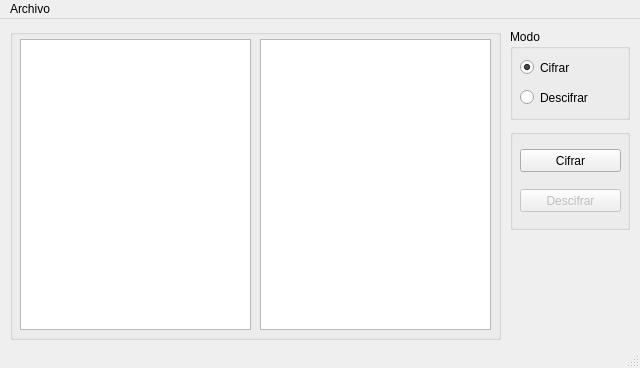
<?xml version="1.0" encoding="UTF-8"?>
<ui version="4.0">
 <class>MainWindow</class>
 <widget class="QMainWindow" name="MainWindow">
  <property name="geometry">
   <rect>
    <x>0</x>
    <y>0</y>
    <width>640</width>
    <height>368</height>
   </rect>
  </property>
  <property name="windowTitle">
   <string>Programa 04</string>
  </property>
  <widget class="QWidget" name="centralwidget">
   <widget class="QGroupBox" name="groupBox">
    <property name="geometry">
     <rect>
      <x>10</x>
      <y>10</y>
      <width>491</width>
      <height>311</height>
     </rect>
    </property>
    <property name="title">
     <string/>
    </property>
    <widget class="QPlainTextEdit" name="plainTextEdit_normal">
     <property name="geometry">
      <rect>
       <x>10</x>
       <y>10</y>
       <width>231</width>
       <height>291</height>
      </rect>
     </property>
     <property name="font">
      <font>
       <family>Arial</family>
       <pointsize>10</pointsize>
      </font>
     </property>
    </widget>
    <widget class="QPlainTextEdit" name="plainTextEdit_coded">
     <property name="enabled">
      <bool>true</bool>
     </property>
     <property name="geometry">
      <rect>
       <x>250</x>
       <y>10</y>
       <width>231</width>
       <height>291</height>
      </rect>
     </property>
     <property name="font">
      <font>
       <family>Arial</family>
       <pointsize>10</pointsize>
      </font>
     </property>
     <property name="accessibleName">
      <string/>
     </property>
     <property name="readOnly">
      <bool>true</bool>
     </property>
    </widget>
   </widget>
   <widget class="QGroupBox" name="groupBox_2">
    <property name="geometry">
     <rect>
      <x>510</x>
      <y>10</y>
      <width>120</width>
      <height>91</height>
     </rect>
    </property>
    <property name="title">
     <string>Modo</string>
    </property>
    <widget class="QRadioButton" name="radioButton_encode">
     <property name="geometry">
      <rect>
       <x>10</x>
       <y>30</y>
       <width>82</width>
       <height>17</height>
      </rect>
     </property>
     <property name="text">
      <string>Cifrar</string>
     </property>
     <property name="checked">
      <bool>true</bool>
     </property>
    </widget>
    <widget class="QRadioButton" name="radioButton_decode">
     <property name="geometry">
      <rect>
       <x>10</x>
       <y>60</y>
       <width>82</width>
       <height>17</height>
      </rect>
     </property>
     <property name="text">
      <string>Descifrar</string>
     </property>
    </widget>
   </widget>
   <widget class="QGroupBox" name="groupBox_3">
    <property name="geometry">
     <rect>
      <x>510</x>
      <y>110</y>
      <width>120</width>
      <height>101</height>
     </rect>
    </property>
    <property name="title">
     <string/>
    </property>
    <widget class="QPushButton" name="pushButton_encode">
     <property name="geometry">
      <rect>
       <x>10</x>
       <y>20</y>
       <width>101</width>
       <height>23</height>
      </rect>
     </property>
     <property name="text">
      <string>Cifrar</string>
     </property>
    </widget>
    <widget class="QPushButton" name="pushButton_decode">
     <property name="enabled">
      <bool>false</bool>
     </property>
     <property name="geometry">
      <rect>
       <x>10</x>
       <y>60</y>
       <width>101</width>
       <height>23</height>
      </rect>
     </property>
     <property name="text">
      <string>Descifrar</string>
     </property>
     <property name="checkable">
      <bool>false</bool>
     </property>
    </widget>
   </widget>
  </widget>
  <widget class="QMenuBar" name="menubar">
   <property name="geometry">
    <rect>
     <x>0</x>
     <y>0</y>
     <width>640</width>
     <height>21</height>
    </rect>
   </property>
   <widget class="QMenu" name="menuArchivo">
    <property name="title">
     <string>Archivo</string>
    </property>
    <addaction name="actionAbrir"/>
    <addaction name="actionGuardar"/>
   </widget>
   <addaction name="menuArchivo"/>
  </widget>
  <widget class="QStatusBar" name="statusbar"/>
  <action name="actionAbrir">
   <property name="text">
    <string>Abrir archivo</string>
   </property>
   <property name="toolTip">
    <string>&lt;html&gt;&lt;head/&gt;&lt;body&gt;&lt;p&gt;Abrir el archivo que se va a encriptar o a desencriptar&lt;/p&gt;&lt;/body&gt;&lt;/html&gt;</string>
   </property>
   <property name="shortcut">
    <string>Ctrl+O</string>
   </property>
  </action>
  <action name="actionGuardar">
   <property name="text">
    <string>Guardar archivo</string>
   </property>
   <property name="toolTip">
    <string>&lt;html&gt;&lt;head/&gt;&lt;body&gt;&lt;p&gt;Guardar el archivo&lt;/p&gt;&lt;/body&gt;&lt;/html&gt;</string>
   </property>
   <property name="shortcut">
    <string>Ctrl+S</string>
   </property>
  </action>
 </widget>
 <resources/>
 <connections/>
</ui>
